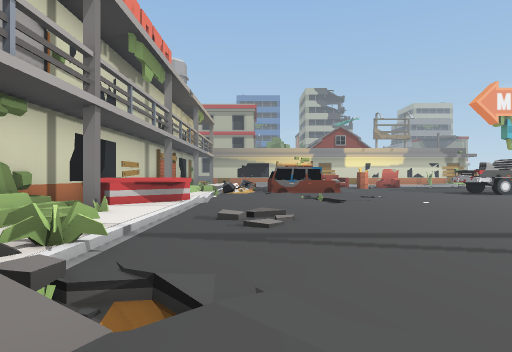
View 1 (above)

17 first-person views from a walk through a scene from a Unity 3-D project. The camera is 1.4 m above the floor, looks level and sees 75° across. The floor is counted in squares, 2 m on a side. Each view is taken from the middle of a square. On the plan, view 1 faces up. The plan holds only what a view shows up to about 10 squares ahead; the rest is blank. The place goes on beyond the plan. Some animated figures are not drawn.

View 2
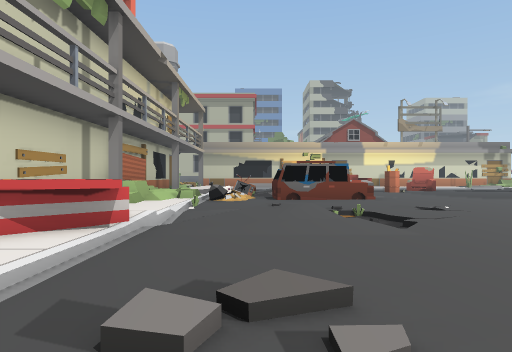

View 3
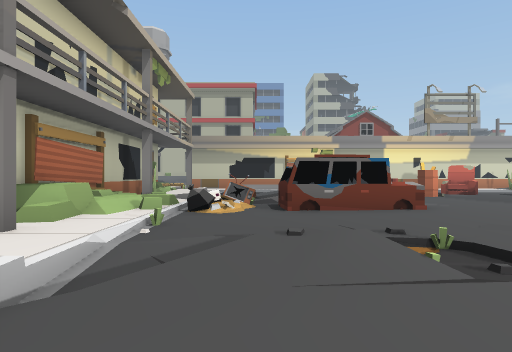

View 4
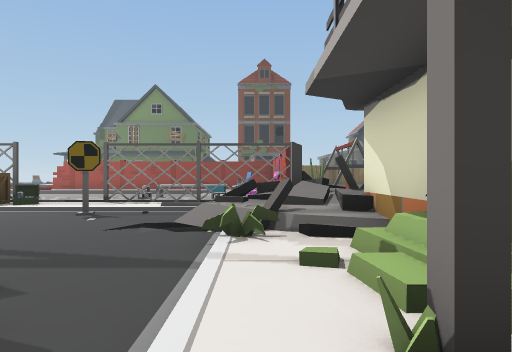

View 5
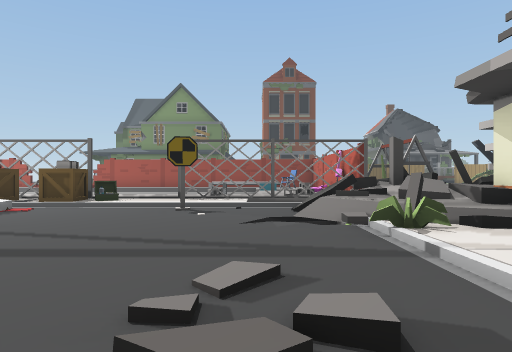

View 6
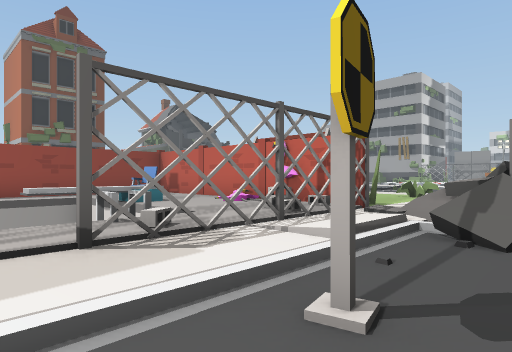

View 7
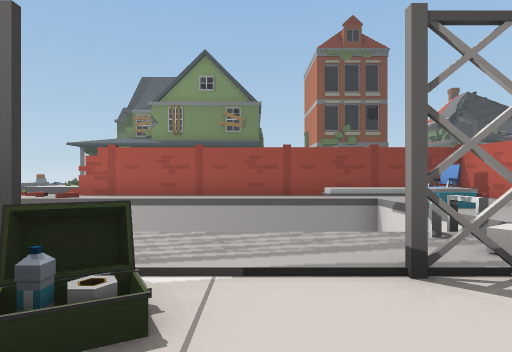

View 8
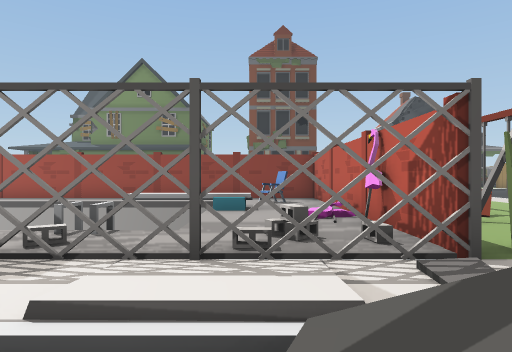

View 9
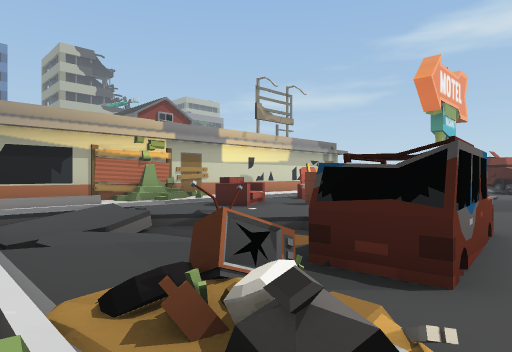

View 10
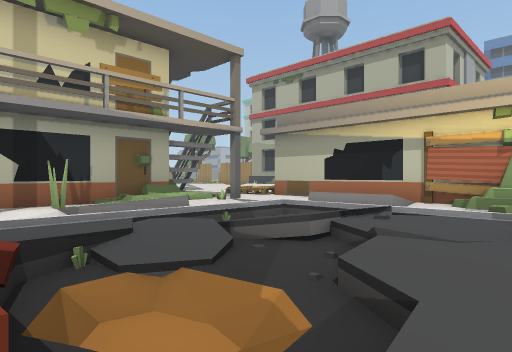

View 11
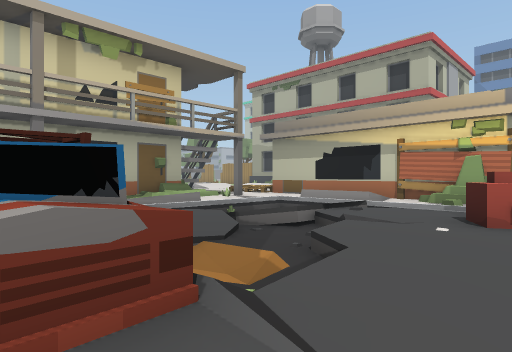

View 12
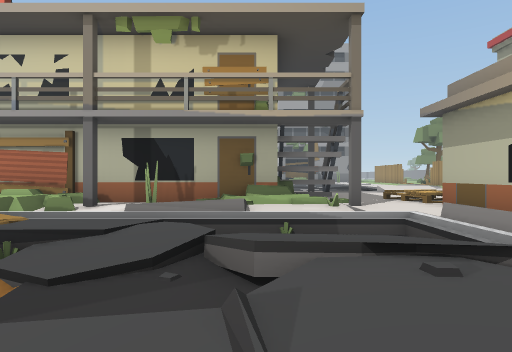

View 13
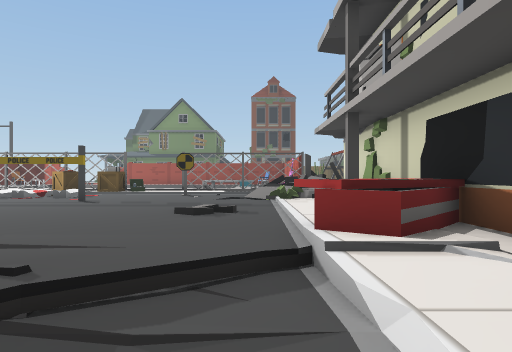

View 14
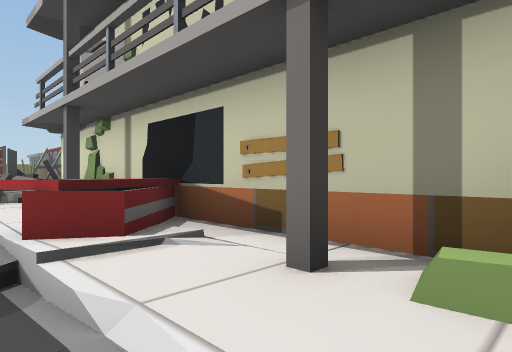

View 15
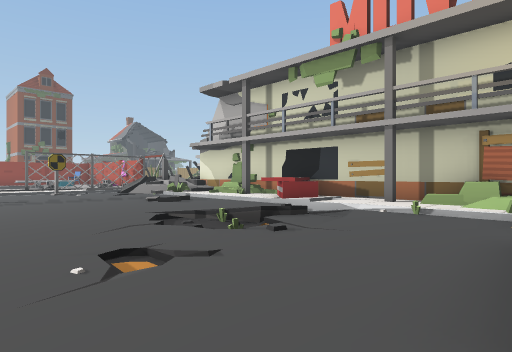

View 16
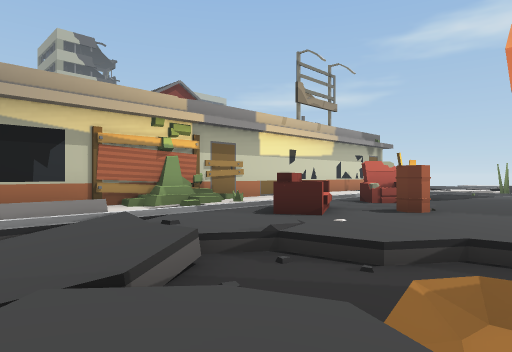

View 17
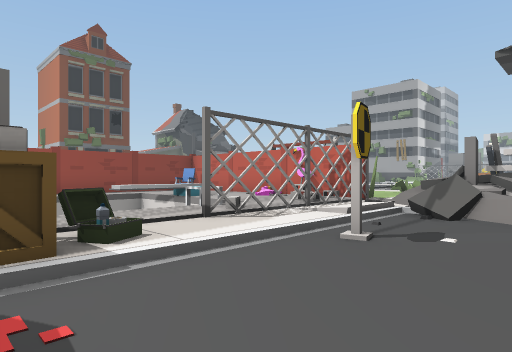

### Floor plan
Key: @ floor where view 1 was taken; # wall or solid block; x gap in a wall; . main floor; : floor 0.25 m higher than the main floor; - floor 0.5 m lower than the main floor; + floor 1 m higher than the main floor; / step, stairs or slope; = window, fence, low wall or low ledge; ^ raised ledge; v drop or lower ground; C car; S sign; B bottle; R crate; P plant; N container; L block; F sofa; O other object.
Columns run from 7 left of view 1 to 5 right of it. Each row starts with its distance up from view 1.
 23  ://#########
 22  :::::///.//:
 21  ##:#/////..F
 20   ###.///..FF
 19    ##=//==...
 18    ###///-...
 17    ##//////..
 16    ##..////..
 15    ###OOCCC..
 14    ##=O.CCC..
 13    #=/.......
 12    #^:.......
 11    ##:../=...
 10    #::////...
  9    #OO/.:/...
  8    #OO.......
  7    #O:.......
  6    ##:.......
  5    #//.......
  4    ##:.......
  3    ##=.....#.
  2    #/=//.....
  1   ##///......
  0   #=#=/@.S...
 -1     x///:::BR
 -2 P::P###x#x:N#
 -3 ::::# L:=vvv
 -4   O:O :v
 -5   O # :v
 -6     #::+vv
 -7     #  v
 -8     ##=vvv
 -9     #::::::::
-10     #########

Positions as (right, up) in squares from view 1, and headings:
1: (0, 0), facing up
2: (0, 4), facing up
3: (0, 7), facing up
4: (-2, 7), facing down
5: (0, 7), facing down
6: (3, 1), facing down-left
7: (3, 0), facing down
8: (-1, 1), facing down
9: (-2, 13), facing up-right
10: (4, 15), facing up-left
11: (5, 14), facing up-left
12: (4, 19), facing left
13: (-1, 12), facing down
14: (-1, 12), facing down-left
15: (5, 14), facing down-left
16: (-1, 16), facing up-right
17: (5, 2), facing down-left
